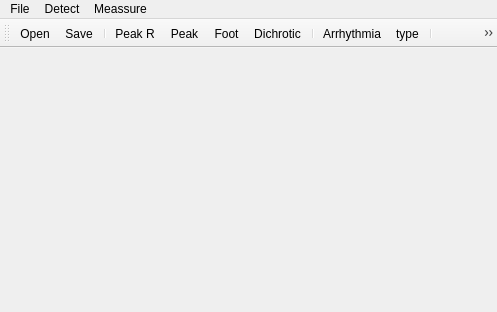
<?xml version="1.0" encoding="UTF-8"?>
<ui version="4.0">
 <class>MainWindow</class>
 <widget class="QMainWindow" name="MainWindow">
  <property name="windowModality">
   <enum>Qt::ApplicationModal</enum>
  </property>
  <property name="geometry">
   <rect>
    <x>0</x>
    <y>0</y>
    <width>497</width>
    <height>312</height>
   </rect>
  </property>
  <property name="windowTitle">
   <string>PPG &amp; ECG Annotation Tool</string>
  </property>
  <property name="toolButtonStyle">
   <enum>Qt::ToolButtonIconOnly</enum>
  </property>
  <property name="dockNestingEnabled">
   <bool>false</bool>
  </property>
  <property name="dockOptions">
   <set>QMainWindow::AllowTabbedDocks|QMainWindow::AnimatedDocks</set>
  </property>
  <widget class="QWidget" name="centralWidget"/>
  <widget class="QMenuBar" name="menuBar">
   <property name="geometry">
    <rect>
     <x>0</x>
     <y>0</y>
     <width>497</width>
     <height>22</height>
    </rect>
   </property>
   <widget class="QMenu" name="menuFile">
    <property name="title">
     <string>File</string>
    </property>
    <addaction name="actionOpen"/>
    <addaction name="actionSave"/>
    <addaction name="separator"/>
    <addaction name="actionExit"/>
   </widget>
   <widget class="QMenu" name="menuDetect">
    <property name="title">
     <string>Detect</string>
    </property>
    <widget class="QMenu" name="menuPeak">
     <property name="title">
      <string>PPG</string>
     </property>
     <addaction name="actionPeak_2"/>
     <addaction name="actionFoot_2"/>
     <addaction name="actionDichrotic_2"/>
    </widget>
    <widget class="QMenu" name="menuECG">
     <property name="title">
      <string>ECG</string>
     </property>
     <addaction name="actionPeak_3"/>
    </widget>
    <addaction name="menuECG"/>
    <addaction name="menuPeak"/>
    <addaction name="actionArrhythmia"/>
   </widget>
   <widget class="QMenu" name="menuMeassure">
    <property name="title">
     <string>Meassure</string>
    </property>
    <addaction name="actionDistance"/>
    <addaction name="actionHeart_rate"/>
   </widget>
   <addaction name="menuFile"/>
   <addaction name="menuDetect"/>
   <addaction name="menuMeassure"/>
  </widget>
  <widget class="QToolBar" name="toolBar">
   <property name="windowTitle">
    <string>toolBar</string>
   </property>
   <attribute name="toolBarArea">
    <enum>TopToolBarArea</enum>
   </attribute>
   <attribute name="toolBarBreak">
    <bool>false</bool>
   </attribute>
   <addaction name="actionOpen"/>
   <addaction name="actionSave"/>
   <addaction name="separator"/>
   <addaction name="actionPeak_3"/>
   <addaction name="actionPeak_2"/>
   <addaction name="actionFoot_2"/>
   <addaction name="actionDichrotic_2"/>
   <addaction name="separator"/>
   <addaction name="actionArrhythmia"/>
   <addaction name="actionhhh"/>
   <addaction name="separator"/>
   <addaction name="actionDistance"/>
   <addaction name="actionHeart_rate"/>
  </widget>
  <action name="actionOpen">
   <property name="icon">
    <iconset resource="resources.qrc">
     <normaloff>:/2_openYok.png</normaloff>:/2_openYok.png</iconset>
   </property>
   <property name="text">
    <string>Open</string>
   </property>
   <property name="shortcut">
    <string>Ctrl+O</string>
   </property>
  </action>
  <action name="actionSave">
   <property name="icon">
    <iconset resource="resources.qrc">
     <normaloff>:/guardar1Y.PNG</normaloff>:/guardar1Y.PNG</iconset>
   </property>
   <property name="text">
    <string>Save</string>
   </property>
   <property name="shortcut">
    <string>Ctrl+S</string>
   </property>
  </action>
  <action name="actionPeak_2">
   <property name="icon">
    <iconset resource="resources.qrc">
     <normaloff>:/picoP2y.PNG</normaloff>:/picoP2y.PNG</iconset>
   </property>
   <property name="text">
    <string>Peak</string>
   </property>
   <property name="shortcut">
    <string>Ctrl+P</string>
   </property>
  </action>
  <action name="actionFoot_2">
   <property name="icon">
    <iconset resource="resources.qrc">
     <normaloff>:/pieY.PNG</normaloff>:/pieY.PNG</iconset>
   </property>
   <property name="text">
    <string>Foot</string>
   </property>
   <property name="shortcut">
    <string>Ctrl+F</string>
   </property>
  </action>
  <action name="actionPeak_3">
   <property name="icon">
    <iconset resource="resources.qrc">
     <normaloff>:/ecgY.PNG</normaloff>:/ecgY.PNG</iconset>
   </property>
   <property name="text">
    <string>Peak R</string>
   </property>
   <property name="shortcut">
    <string>Alt+E</string>
   </property>
  </action>
  <action name="actionArrhythmia">
   <property name="icon">
    <iconset resource="resources.qrc">
     <normaloff>:/arritmia2Y.PNG</normaloff>:/arritmia2Y.PNG</iconset>
   </property>
   <property name="text">
    <string>Arrhythmia</string>
   </property>
   <property name="shortcut">
    <string>Ctrl+A</string>
   </property>
  </action>
  <action name="actionhhh">
   <property name="icon">
    <iconset resource="resources.qrc">
     <normaloff>:/TipoY.PNG</normaloff>:/TipoY.PNG</iconset>
   </property>
   <property name="text">
    <string>type</string>
   </property>
   <property name="shortcut">
    <string>Ctrl+T</string>
   </property>
  </action>
  <action name="actionDichrotic_2">
   <property name="icon">
    <iconset resource="resources.qrc">
     <normaloff>:/dicrotyellow.PNG</normaloff>:/dicrotyellow.PNG</iconset>
   </property>
   <property name="text">
    <string>Dichrotic</string>
   </property>
   <property name="shortcut">
    <string>Alt+H</string>
   </property>
  </action>
  <action name="actionDistance">
   <property name="icon">
    <iconset resource="resources.qrc">
     <normaloff>:/med.PNG</normaloff>:/med.PNG</iconset>
   </property>
   <property name="text">
    <string>Distance</string>
   </property>
   <property name="iconText">
    <string>Distance</string>
   </property>
   <property name="shortcut">
    <string>Alt+D</string>
   </property>
  </action>
  <action name="actionHeart_rate">
   <property name="icon">
    <iconset resource="resources.qrc">
     <normaloff>:/FC22.PNG</normaloff>:/FC22.PNG</iconset>
   </property>
   <property name="text">
    <string>Heart rate</string>
   </property>
   <property name="iconText">
    <string>Heart rate</string>
   </property>
   <property name="shortcut">
    <string>Ctrl+R</string>
   </property>
  </action>
  <action name="actionExit">
   <property name="text">
    <string>Exit</string>
   </property>
   <property name="shortcut">
    <string>Ctrl+Q</string>
   </property>
  </action>
 </widget>
 <layoutdefault spacing="6" margin="11"/>
 <resources>
  <include location="resources.qrc"/>
 </resources>
 <connections/>
</ui>
